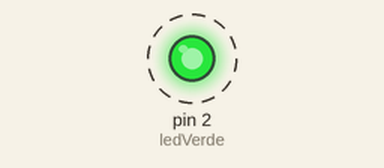
This sketch was run on a simulated Arduino Uno, built with avr-gcc and run on an emulated ATmega328P. On the bench: output pins drawn as LEDs (lit = HIGH). Dashed ring = blinking.

Above: at 0.5 s.
Timing chart, 0 to 4.6 s (numbered marks = the images above):
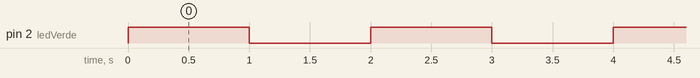

Measured:
- by itself, pin 2 (ledVerde): alternates HIGH for 1.0 s and LOW for 1.0 s

The sketch:

pines_gpio1.ino
```cpp
/*
Autor: Roberto Rico Sandoval.
Fille: Pines de proposito general (GPIO).
Date: 17/ 01/ 2023
*/

int ledVerde = 2;

void setup()
{
  pinMode(ledVerde, OUTPUT);
}

void loop()
{
  digitalWrite(ledVerde, HIGH);
  delay(1000);
  digitalWrite(ledVerde, LOW);
  delay(1000);
}
```
